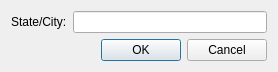
<?xml version="1.0" encoding="UTF-8"?>
<ui version="4.0">
 <class>StateCityInputDialog</class>
 <widget class="QWidget" name="StateCityInputDialog">
  <property name="geometry">
   <rect>
    <x>0</x>
    <y>0</y>
    <width>272</width>
    <height>71</height>
   </rect>
  </property>
  <property name="sizePolicy">
   <sizepolicy hsizetype="Preferred" vsizetype="Preferred">
    <horstretch>0</horstretch>
    <verstretch>0</verstretch>
   </sizepolicy>
  </property>
  <property name="windowTitle">
   <string>State/City Input</string>
  </property>
  <layout class="QVBoxLayout" name="verticalLayout">
   <item>
    <layout class="QHBoxLayout" name="horizontalLayout">
     <item>
      <widget class="QLabel" name="label">
       <property name="sizePolicy">
        <sizepolicy hsizetype="Preferred" vsizetype="Fixed">
         <horstretch>0</horstretch>
         <verstretch>0</verstretch>
        </sizepolicy>
       </property>
       <property name="text">
        <string>State/City:</string>
       </property>
       <property name="buddy">
        <cstring>lineEdit</cstring>
       </property>
      </widget>
     </item>
     <item>
      <widget class="QLineEdit" name="lineEdit">
       <property name="sizePolicy">
        <sizepolicy hsizetype="Expanding" vsizetype="Fixed">
         <horstretch>0</horstretch>
         <verstretch>0</verstretch>
        </sizepolicy>
       </property>
      </widget>
     </item>
    </layout>
   </item>
   <item>
    <layout class="QHBoxLayout" name="horizontalLayout_2">
     <item>
      <spacer name="horizontalSpacer">
       <property name="orientation">
        <enum>Qt::Horizontal</enum>
       </property>
       <property name="sizeType">
        <enum>QSizePolicy::Fixed</enum>
       </property>
       <property name="sizeHint" stdset="0">
        <size>
         <width>90</width>
         <height>20</height>
        </size>
       </property>
      </spacer>
     </item>
     <item>
      <widget class="QDialogButtonBox" name="buttonBox">
       <property name="enabled">
        <bool>true</bool>
       </property>
       <property name="standardButtons">
        <set>QDialogButtonBox::Cancel|QDialogButtonBox::Ok</set>
       </property>
      </widget>
     </item>
    </layout>
   </item>
  </layout>
 </widget>
 <tabstops>
  <tabstop>lineEdit</tabstop>
 </tabstops>
 <resources>
  <include location="../res/qtmap.qrc"/>
 </resources>
 <connections/>
</ui>
